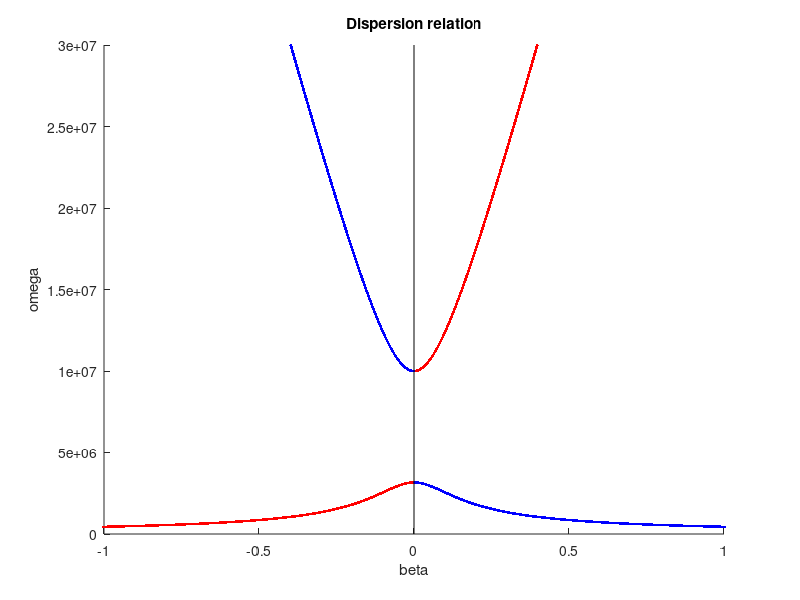
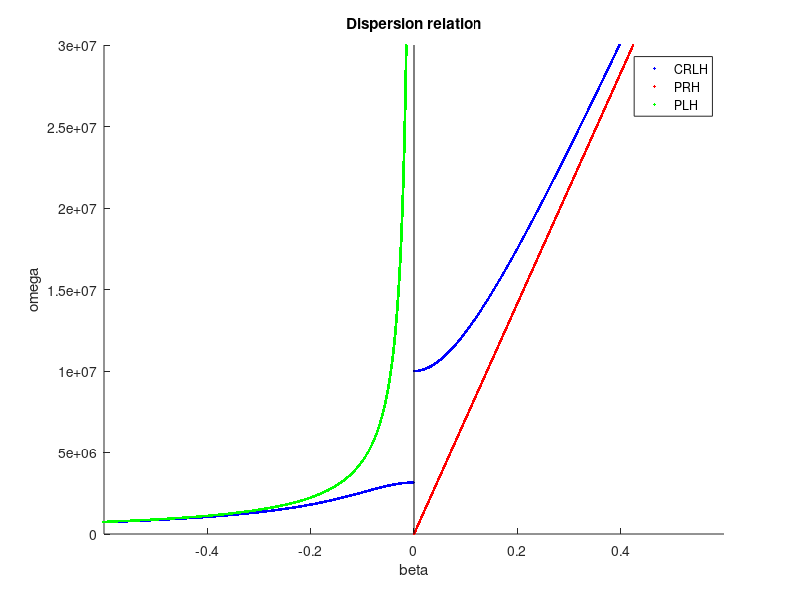
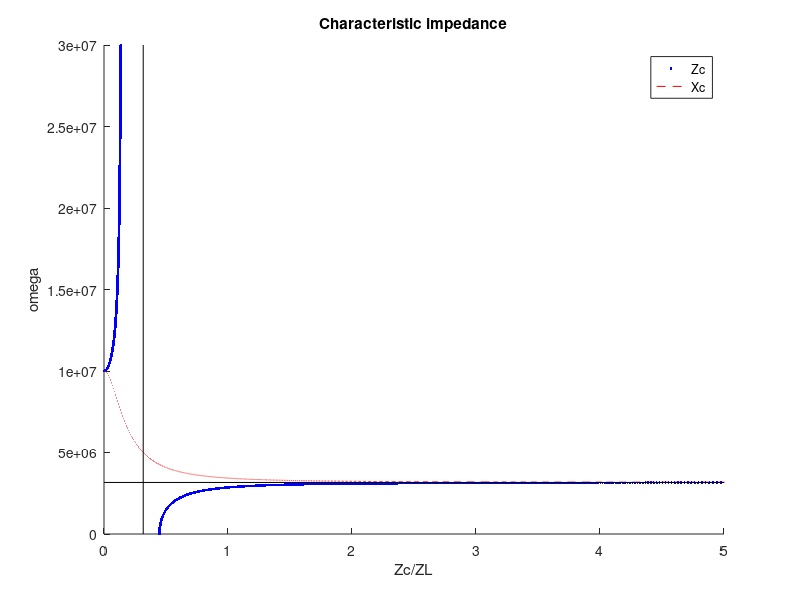
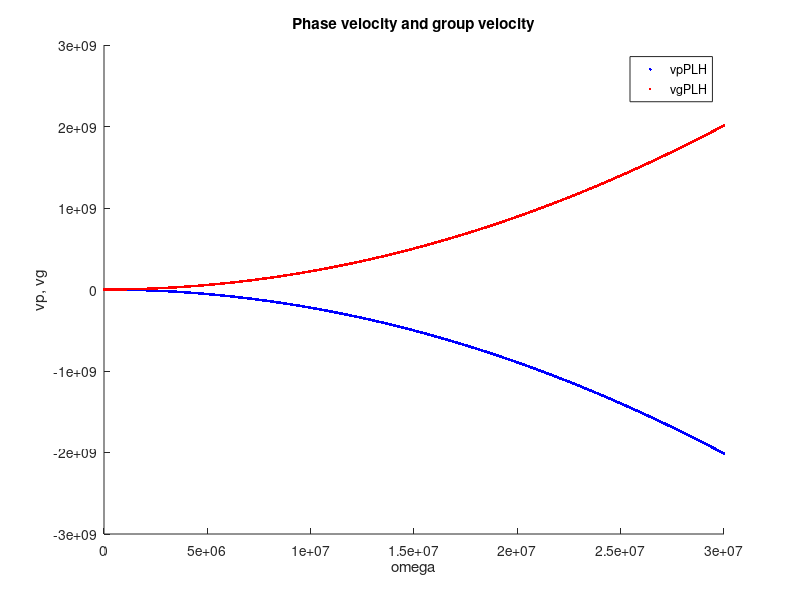

Here is the MATLAB script that generated these plots, in order:
%% 复现3.1和3.2的图
%初始化
clear
clc
close all

%四个电路参数
LR = 1e-8; %右手单位长度电感
CL = 1e-6; %左手倍长度电容
CR = 2e-8; %右手单位长度电感
LL = 5e-6; %左手倍长度电感

%中间量
omegaR = sqrt(1 / (LR * CR));
omegaL = sqrt(1 / (LL * CL));
k = LR * CL + LL * CR;
omegase = sqrt(1 / (LR * CL));
omegash = sqrt(1 / (LL * CR));

%%fig3.3(a)
Omega = 3e7;
omega = 0:Omega / 200000:Omega; %扫频范围
domega = omega(2) - omega(1);
beta = zeros(1, length(omega));

for i = 1:length(omega)
    temp = (omega(i) / omegaR) ^ 2 - k * omegaL ^ 2 + (omegaL / omega(i)) ^ 2; %计算相位常数

    if temp < 0 %纯实属，阻带
        continue
    end

    if omega(i) < min(omegase, omegash)
        beta(i) = -sqrt(temp); %这里我没懂为什么要取负号，因为是左手的吗
    elseif omega(i) > max(omegase, omegash)
        beta(i) = sqrt(temp);
    end

end

%剔除虚数解
idx = beta ~= 0;
beta = beta(idx);
omegaCRLH = omega(idx);

%绘制色散曲线
h1 = figure;
hold on
plot(beta, omegaCRLH, '.', 'Color', 'r')
%画取向相反时的色散曲线
plot(-beta, omegaCRLH, '.', 'Color', 'b')
%画坐标轴
plot([0 0], [0, Omega], "LineWidth", 0.5, "Color", "k")
xlim([-1 1])
xlabel('beta')
ylabel('omega')
title('Dispersion relation')

%%fig3.3(b)
%PRH
betaPRH = omega * sqrt(LR * CR);
%PLH
betaPLH = -omegaL ./ omega;

h2 = figure;
hold on
plot(beta, omegaCRLH, '.', 'Color', 'b')
plot(betaPRH, omega, '.', 'Color', 'r')
plot(betaPLH, omega, '.', 'Color', 'g')
plot([0 0], [0, Omega], "LineWidth", 0.5, "Color", "k")
xlim([-0.6 0.6])
xlabel('beta')
ylabel('omega')
title('Dispersion relation')
legend('CRLH', 'PRH', 'PLH')

%%fig3.4
Zc = sqrt(((omega / omegase) .^ 2 - 1) ./ ((omega / omegash) .^ 2 - 1)); %特性阻抗
ZL = sqrt(LL / CL);
redx = imag(Zc) == 0;
imdx = imag(Zc) ~= 0;
OmegaZc = omega(redx);
OmegaXc = omega(imdx);
Xc = imag(Zc(imdx));
Zc = Zc(redx);

h3 = figure;
hold on
plot(Zc / ZL, OmegaZc, '.', 'Color', 'b')
plot(Xc / ZL, OmegaXc, '--', 'Color', 'r')
plot([omegash / omegase, omegash / omegase], [0, Omega], 'LineWidth', 0.5, 'Color', 'k')
plot([0 5], [omegash, omegash], 'LineWidth', 0.5, 'Color', 'k')
xlabel('Zc/ZL')
ylabel('omega')
legend('Zc', 'Xc')
xlim([0 5])
title('Characteristic impedance')

%%fig3.5
vpCRLH = omegaCRLH ./ beta;
vpPRH = omega ./ betaPRH;
vpPLH = omega ./ betaPLH; %相速度
vgCRLH = domega ./ gradient(beta);
vgPRH = omega ./ betaPRH;
vgPLH = omega .^ 2 / omegaL; %群速度
h4 = figure;
hold on
plot(omega, vpPLH, '.', 'Color', 'b')
plot(omega, vgPLH, '.', 'Color', 'r')
xlabel('omega')
ylabel('vp, vg')
legend('vpPLH', 'vgPLH')
xlim([0 Omega])
title('Phase velocity and group velocity')

h5 = figure;
hold on
plot(omegaCRLH, vpCRLH / omegaR, '.', 'Color', 'b')
plot(omegaCRLH, vgCRLH / omegaR, '.', 'Color', 'r')
plot([0 Omega], [0 0], 'LineWidth', 0.5, 'Color', 'k')
plot([min(omegase, omegash) min(omegase, omegash)], [-1, 0], '--', 'Color', 'k')
plot([max(omegase, omegash) max(omegase, omegash)], [0, 2], '--', 'Color', 'k')
xlabel('omega')
ylabel('vp/omegaR, vg/omegaR')
legend('vpCRPLH', 'vgCRLH')
xlim([0 Omega])
ylim([-1 2])
title('Phase velocity and group velocity of CRLH')
